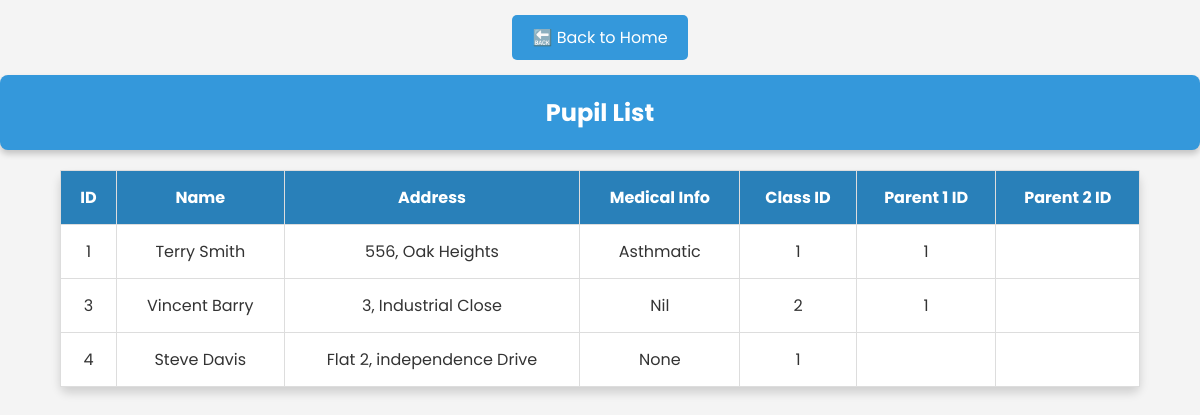
The page /school_management/public/view_pupils.php on the database its author committed.
### tables this page shows
CREATE TABLE `pupils` (
  `id` int(11) NOT NULL,
  `classId` int(11) DEFAULT NULL,
  `name` varchar(100) NOT NULL,
  `address` varchar(255) NOT NULL,
  `medicalInfo` text DEFAULT NULL,
  `parent1Id` int(11) DEFAULT NULL,
  `parent2Id` int(11) DEFAULT NULL
);

### school_management/public/view_pupils.php (the view, shortened to what this page needs)
<?php include 'config.php'; ?>
<!DOCTYPE html>
<html>
<head>
    <link rel="stylesheet" type="text/css" href="style.css">
</head>
<body>
<div style="text-align: center; margin: 15px;">
    <a href="index.php" style="text-decoration: none; color: white; background-color: #3498db; padding: 10px 20px; border-radius: 5px; display: inline-block;">
        🔙 Back to Home
    </a>
</div>
    <h2>Pupil List</h2>
    <table border="1">
        <tr>
            <th>ID</th>
            <th>Name</th>
            <th>Address</th>
            <th>Medical Info</th>
            <th>Class ID</th>
            <th>Parent 1 ID</th>
            <th>Parent 2 ID</th>
        </tr>
        <?php
        $stmt = $conn->query("SELECT * FROM pupils");
        while ($row = $stmt->fetch()) {
            echo "<tr>";
            echo "<td>" . $row['id'] . "</td>";
            echo "<td>" . $row['name'] . "</td>";
            echo "<td>" . $row['address'] . "</td>";
            echo "<td>" . $row['medicalInfo'] . "</td>";
            echo "<td>" . $row['classId'] . "</td>";
            echo "<td>" . $row['parent1Id'] . "</td>";
            echo "<td>" . $row['parent2Id'] . "</td>";
            echo "</tr>";
        }
        ?>
    </table>
</body>
</html>

### school_management/public/style.css (style rules this page uses)
body { font-family: 'Poppins', sans-serif; background-color: #f4f4f4; color: #333; margin: 0; padding: 0; }
h1, h2 { color: #fff; text-align: center; background-color: #3498db; padding: 20px; margin: 0; border-radius: 8px; box-shadow: 0px 4px 6px rgba(0, 0, 0, 0.2); }
table { width: 90%; margin: 20px auto; border-collapse: collapse; border-radius: 8px; box-shadow: 0px 6px 10px rgba(0, 0, 0, 0.15); }
table, th, td { border: 1px solid #ddd; padding: 14px; text-align: center; background-color: #fff; }
th { background-color: #2980b9; color: white; font-weight: bold; }

### rows shown on the page
pupils: id "1", name "Terry Smith", address "556, Oak Heights", medicalInfo "Asthmatic", classId "1", parent1Id "1"
pupils: id "3", name "Vincent Barry", address "3, Industrial Close", medicalInfo "Nil", classId "2", parent1Id "1"
pupils: id "4", name "Steve Davis", address "Flat 2, independence Drive", medicalInfo "None", classId "1"
